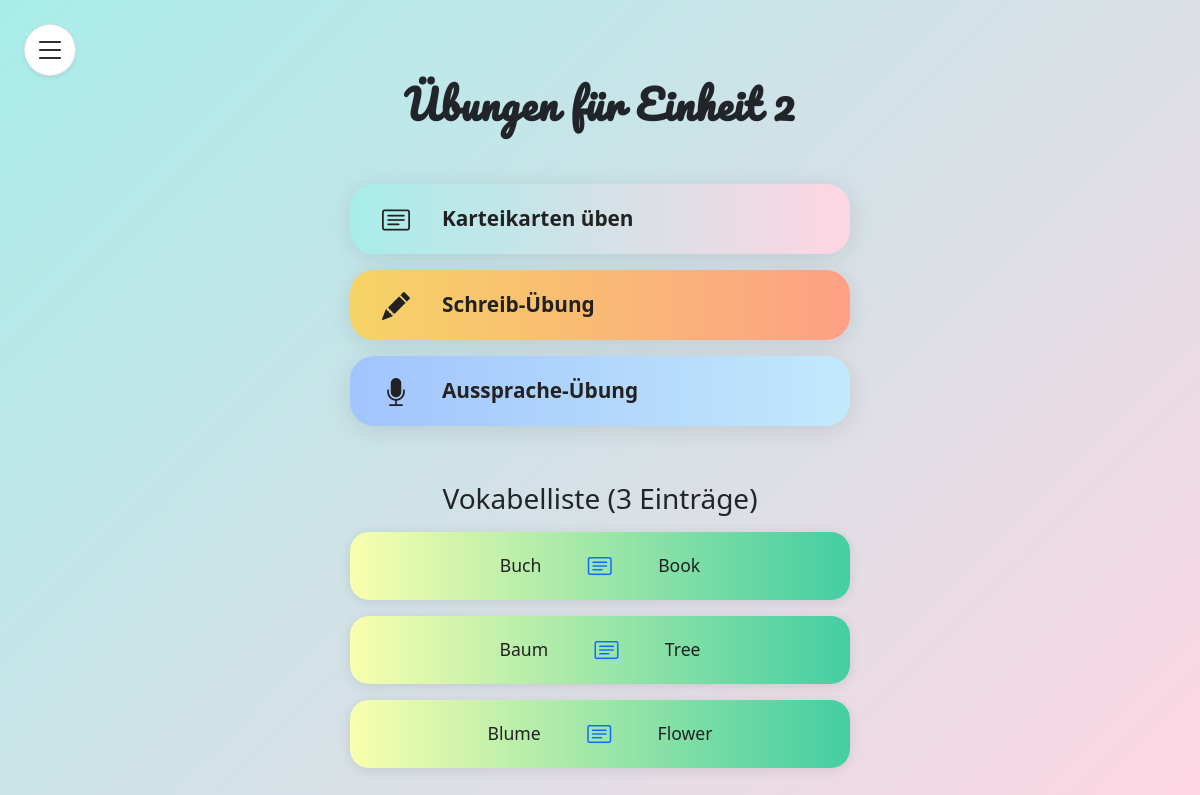
The page /karteikartenListe.php?einheit_id=2 (signed in) on the database as committed earlier.
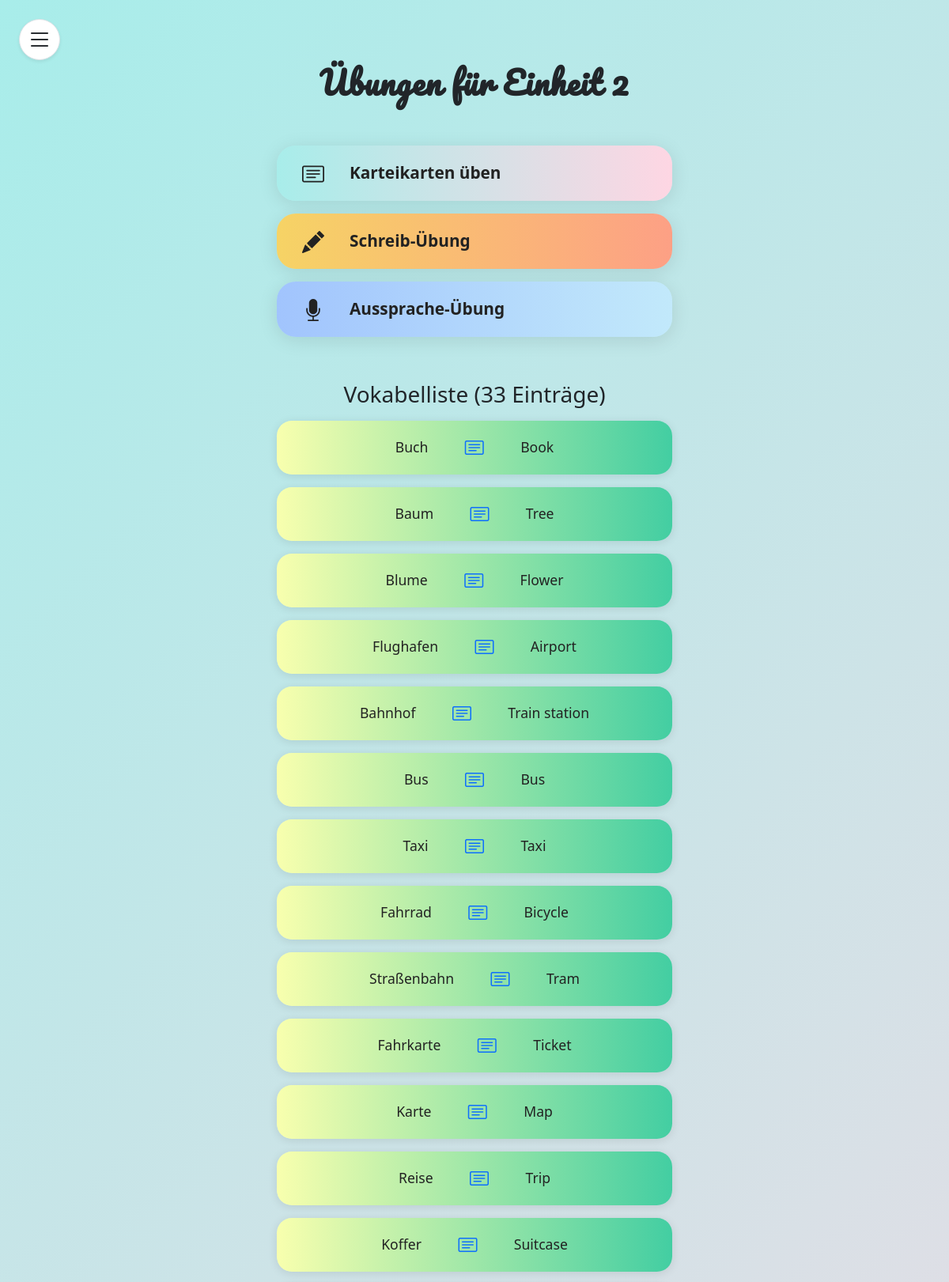
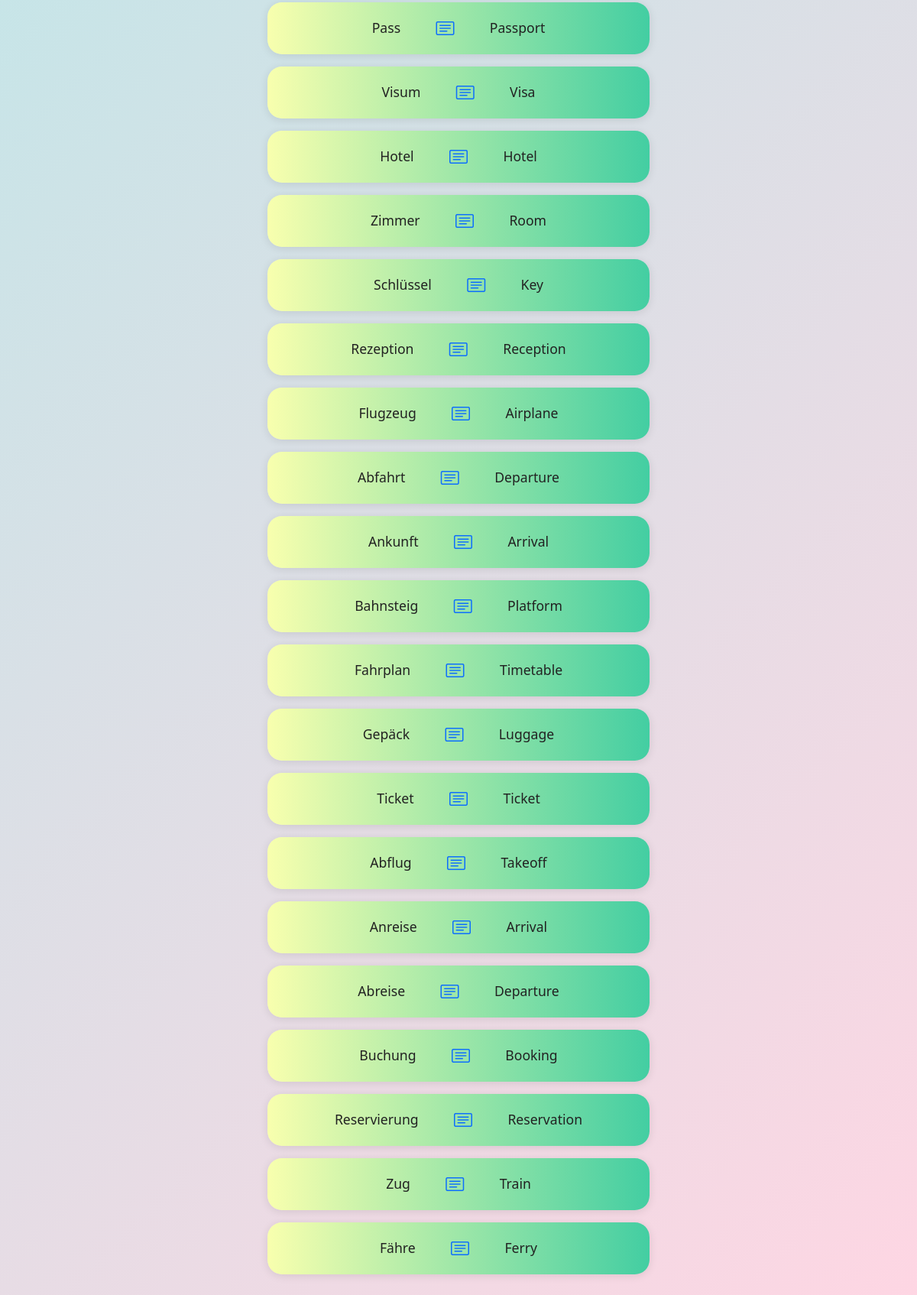
The same page on the database as committed later (2 pictures, top to bottom).
### tables this page shows
CREATE TABLE Vocab(
    VID INT PriMARY KEY AUTO_INCREMENT,
    EID INT NOT NULL,
    DID INT NOT NULL,
    EinID INT NOT NULL,
    FOREIGN KEY (EID) REFERENCES Englisch_Vocab(EID),
    FOREIGN KEY (DID) REFERENCES Deutsch_Vocab(DID),
    FOREIGN KEY (EinID) REFERENCES Einheit(EinID)
);

CREATE TABLE Deutsch_Vocab (
    DID INT PriMARY KEY AUTO_INCREMENT,
    Wort VARCHAR(255) NOT NULL,
    Audio VARCHAR(255) NOT NULL,
    Bild VARCHAR(255)
);

CREATE TABLE Englisch_Vocab (
    EID INT PriMARY KEY AUTO_INCREMENT,
    Wort VARCHAR(255) NOT NULL,
    Audio VARCHAR(255) NOT NULL,
    Bild VARCHAR(255)
);

### karteiKartenListe.php (the view, shortened to what this page needs)
<?php
$einheit_id = intval($_GET['einheit_id']);
$servername = "localhost";
$username = "root";
$password = "root";
$dbname = "Triolingo";
$conn = new mysqli($servername, $username, $password, $dbname);
$sql = "SELECT v.VID, d.Wort AS Deutsch, e.Wort AS Englisch
        FROM Vocab v
        JOIN Deutsch_Vocab d ON v.DID = d.DID
        JOIN Englisch_Vocab e ON v.EID = e.EID
        WHERE v.EinID = ?";
$stmt = $conn->prepare($sql);
$stmt->bind_param("i", $einheit_id);
$stmt->execute();
$result = $stmt->get_result();
$vocab_count = $result->num_rows;
?>
<!DOCTYPE html>
<html lang="de">
<head>
    <link href="https://cdn.jsdelivr.net/npm/bootstrap@5.3.3/dist/css/bootstrap.min.css" rel="stylesheet">
    <link href="https://cdn.jsdelivr.net/npm/bootstrap-icons/font/bootstrap-icons.css" rel="stylesheet">
</head>
<body>
    <button id="sidebarToggleBtn" class="btn sidebar-toggle-btn border shadow-sm" type="button" data-bs-toggle="offcanvas" data-bs-target="#sidebar" aria-controls="sidebar" aria-label="Menü öffnen">
        <i class="bi bi-list fs-2"></i>
    </button>
    <div class="container-fluid" style="height: 100vh; position: relative;">
        <div class="main-content-center">
            <h2 class="fw-bold mb-4"
                style="letter-spacing:1px; font-family: 'Pacifico', cursive; font-size:2.5rem;">
                Übungen für Einheit <?= $einheit_id ?>
            </h2>
            <div class="exercise-buttons">
                <button onclick="redirectToExercise('karteiKarten')" class="exercise-btn exercise-btn-karteikarten">
                    <i class="bi bi-card-text me-3 fs-3"></i>
                    Karteikarten üben
                </button>
                <button onclick="redirectToExercise('writing')" class="exercise-btn exercise-btn-writing">
                    <i class="bi bi-pencil-fill me-3 fs-3"></i>
                    Schreib-Übung
                </button>
                <button onclick="redirectToExercise('talking')" class="exercise-btn exercise-btn-talking">
                    <i class="bi bi-mic-fill me-3 fs-3"></i>
                    Aussprache-Übung
                </button>
            </div>
            <h3 class="mb-3 mt-4">Vokabelliste (<?= $vocab_count ?> Einträge)</h3>
            <div class="flashcard-list">
                <?php
                if ($result->num_rows > 0) {
                    mysqli_data_seek($result, 0);
                    while ($row = $result->fetch_assoc()) {
                        echo '<div class="flashcard">';
                        echo '<div class="flashcard-content">';
                        echo '<span class="word">' . htmlspecialchars($row['Deutsch']) . '</span>';
                        echo '<span class="icon"><i class="bi bi-card-text"></i></span>';
                        echo '<span class="word">' . htmlspecialchars($row['Englisch']) . '</span>';
                        echo '</div>';
                        echo '</div>';
                    }
                } else {
                    echo '<div class="alert alert-info text-center w-100">Keine Karteikarten gefunden.</div>';
                }
                ?>
            </div>
        </div>
    </div>
</body>
</html>

### karteiKartenListe.php (style rules this page uses)
body { min-height: 100vh; background: linear-gradient(135deg, #a8edea 0%, #fed6e3 100%); background-attachment: fixed; font-family: 'Segoe UI', 'Roboto', Arial, sans-serif; }
.main-content-center { min-height: 100vh; display: flex; flex-direction: column; align-items: center; justify-content: flex-start; padding-top: 80px; padding-bottom: 40px; }
.sidebar-toggle-btn { position: fixed; top: 24px; left: 24px; z-index: 2001; background: #fff; border-radius: 50%; width: 52px; height: 52px; display: flex; align-items: center; justify-content: center; box-shadow: 0 2px 12px rgba(0,0,0,0.10); }
.flashcard-list { width: 100%; max-width: 500px; margin: 0 auto; display: flex; flex-direction: column; gap: 1rem; }
.flashcard { background: linear-gradient(90deg, #f8ffae 0%, #43cea2 100%); border-radius: 1.2rem; box-shadow: 0 2px 12px rgba(0,0,0,0.10); padding: 1rem 1.2rem; display: flex; flex-direction: row; align-items: center; justify-content: center; transition: transform 0.13s, box-shadow 0.13s; position: relative; border: none; min-width: 180px; max-width: 100%; gap: 1.2rem; text-align: center; }
.flashcard .icon { font-size: 1.5rem; color: #0d6efd; margin-bottom: 0; margin-right: 1rem; margin-left: 1rem; }
.flashcard .word { font-size: 1.1rem; font-family: 'Segoe UI', 'Pacifico', cursive; color: #222; margin-bottom: 0; margin-right: 0.7rem; margin-left: 0.7rem; }
.flashcard-content { display: flex; align-items: center; justify-content: center; gap: 1.2rem; width: 100%; }
.exercise-buttons { display: flex; flex-direction: column; align-items: center; gap: 1rem; margin-top: 2rem; margin-bottom: 2rem; width: 100%; max-width: 500px; }
.exercise-btn { width: 100%; min-height: 70px; font-size: 1.3rem; border-radius: 1.5rem; box-shadow: 0 4px 24px rgba(0,0,0,0.10); color: #222; font-weight: 600; border: none; transition: transform 0.13s, box-shadow 0.13s; display: flex; align-items: center; justify-content: flex-start; gap: 1rem; padding-left: 2rem; text-decoration: none; }
.exercise-btn-karteikarten { background: linear-gradient(90deg, #a8edea 0%, #fed6e3 100%); }
.exercise-btn-writing { background: linear-gradient(90deg, #f6d365 0%, #fda085 100%); }
.exercise-btn-talking { background: linear-gradient(90deg, #a1c4fd 0%, #c2e9fb 100%); }

Rows that differ between the two databases and show on the page:
added vocab: DID.Wort "Flughafen", EID.Wort "Airport"
added vocab: DID.Wort "Bahnhof", EID.Wort "Train station"
added vocab: DID.Wort "Bus", EID.Wort "Bus"
added vocab: DID.Wort "Taxi", EID.Wort "Taxi"
added vocab: DID.Wort "Fahrrad", EID.Wort "Bicycle"
added vocab: DID.Wort "Straßenbahn", EID.Wort "Tram"
added vocab: DID.Wort "Fahrkarte", EID.Wort "Ticket"
added vocab: DID.Wort "Karte", EID.Wort "Map"
added vocab: DID.Wort "Reise", EID.Wort "Trip"
added vocab: DID.Wort "Koffer", EID.Wort "Suitcase"
added vocab: DID.Wort "Pass", EID.Wort "Passport"
added vocab: DID.Wort "Visum", EID.Wort "Visa"
added vocab: DID.Wort "Hotel", EID.Wort "Hotel"
added vocab: DID.Wort "Zimmer", EID.Wort "Room"
added vocab: DID.Wort "Schlüssel", EID.Wort "Key"
added vocab: DID.Wort "Rezeption", EID.Wort "Reception"
added vocab: DID.Wort "Flugzeug", EID.Wort "Airplane"
added vocab: DID.Wort "Abfahrt", EID.Wort "Departure"
added vocab: DID.Wort "Ankunft", EID.Wort "Arrival"
added vocab: DID.Wort "Bahnsteig", EID.Wort "Platform"
added vocab: DID.Wort "Fahrplan", EID.Wort "Timetable"
added vocab: DID.Wort "Gepäck", EID.Wort "Luggage"
added vocab: DID.Wort "Ticket", EID.Wort "Ticket"
added vocab: DID.Wort "Abflug", EID.Wort "Takeoff"
added vocab: DID.Wort "Anreise", EID.Wort "Arrival"
added vocab: DID.Wort "Abreise", EID.Wort "Departure"
added vocab: DID.Wort "Buchung", EID.Wort "Booking"
added vocab: DID.Wort "Reservierung", EID.Wort "Reservation"
added vocab: DID.Wort "Zug", EID.Wort "Train"
added vocab: DID.Wort "Fähre", EID.Wort "Ferry"
Other text that changed with them:
$vocab_count: "3" → "33"
